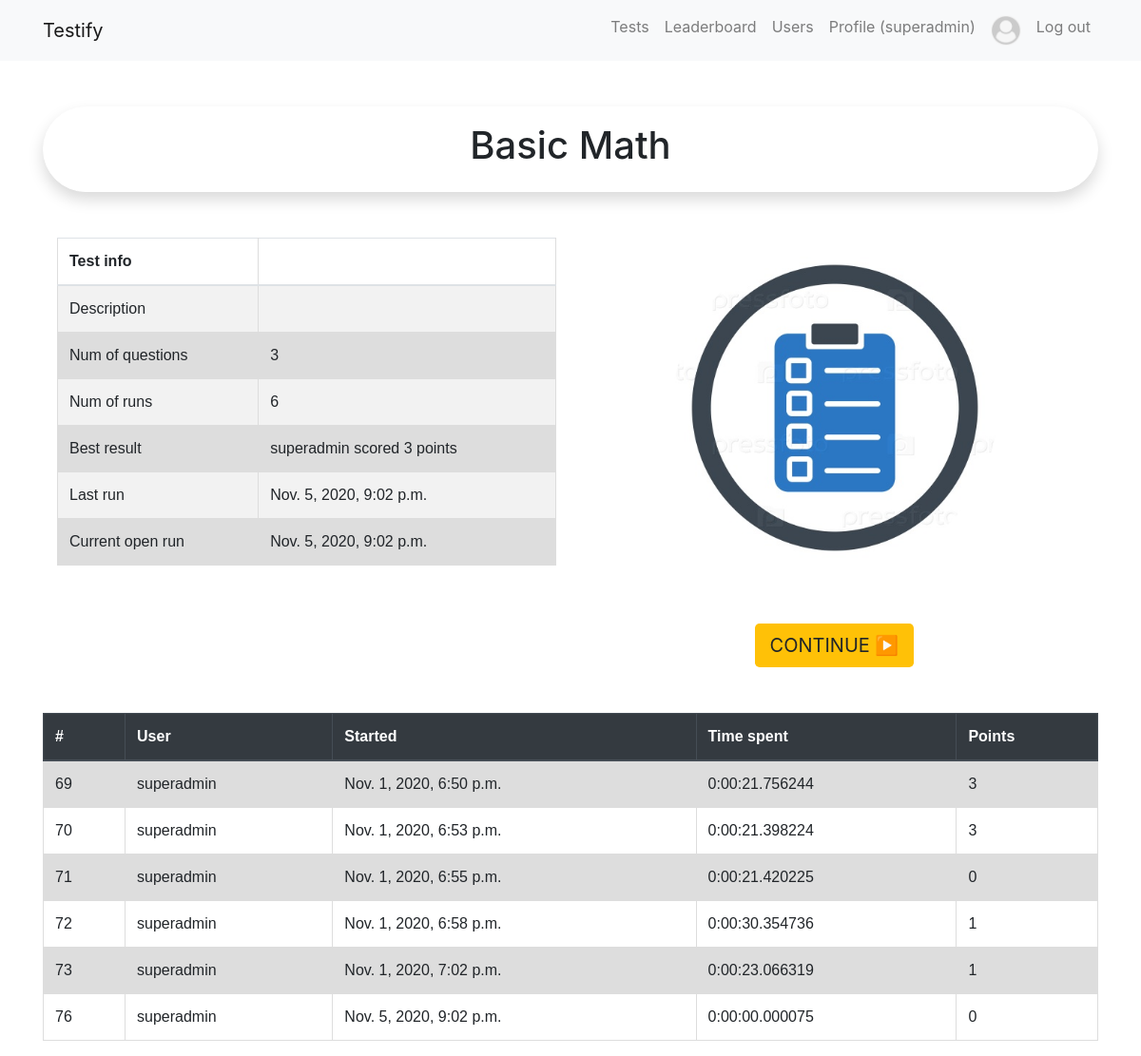
Page /testify/1/ (signed in) on the committed database.
### accounts/models.py (models this page shows, shortened)
class User(AbstractUser):
    image = models.ImageField(null=True, default='default.jpg', upload_to='pics/')
    interests = models.CharField(max_length=128, null=True, blank=True)
    birth_date = models.DateField(null=True, blank=True)
    rating = models.SmallIntegerField(null=True, blank=True)

### testify/models.py (models this page shows, shortened)
class Test(models.Model):
    QUESTION_MIN_LIMIT = 3
    QUESTION_MAX_LIMIT = 20
    class LEVEL_CHOICES(models.IntegerChoices):
        BASIC = 0, "Basic"
        MIDDLE = 1, "Middle"
        ADVANCED = 2, "Advanced"
    topic = models.ForeignKey(to=Topic, related_name='tests', null=True, on_delete=models.SET_NULL)
    title = models.CharField(max_length=64)
    description = models.TextField(max_length=1024, null=True, blank=True)
    level = models.PositiveSmallIntegerField(choices=LEVEL_CHOICES.choices, default=LEVEL_CHOICES.MIDDLE)
    image = models.ImageField(default='default.png', upload_to='covers')
    def __str__(self):
        return f'{self.title}'

class TestResult(BaseModel):
    class STATE(models.IntegerChoices):
        NEW = 0, "New"
        FINISHED = 1, "Finished"
    user = models.ForeignKey(to=User, related_name='test_results', on_delete=models.CASCADE)
    test = models.ForeignKey(to=Test, related_name='test_results', on_delete=models.CASCADE)
    state = models.PositiveSmallIntegerField(default=STATE.NEW, choices=STATE.choices)
    num_correct_answers = models.PositiveSmallIntegerField(
        default=0,
        validators=[MaxValueValidator(Test.QUESTION_MAX_LIMIT)]
    )
    num_incorrect_answers = models.PositiveSmallIntegerField(
        default=0,
        validators=[MaxValueValidator(Test.QUESTION_MAX_LIMIT)]
    )
    current_order_number = models.PositiveSmallIntegerField(
        validators=[MinValueValidator(1), MaxValueValidator(Test.QUESTION_MAX_LIMIT)])
    def points(self):
        return max(0, self.num_correct_answers - self.num_incorrect_answers)
    def time_spent(self):
        return self.write_date - self.create_date
    @classmethod
    def current_unfinished_run(cls, user, test_id):
        qs = cls.objects.filter(
            user=user,
            state=cls.STATE.NEW,
            test=test_id,
        )
        return qs.first() if qs.count() else None
    @staticmethod
    def best_result(test_id):
        queryset = TestResult.objects.filter(test=test_id)
        if queryset.count() > 0:
            obj = queryset.extra(select={
                'points': 'num_correct_answers - num_incorrect_answers', 'duration': 'write_date - create_date'},
                order_by=['-points', 'duration'])[0]
            result = f'{obj.user} scored {obj.num_correct_answers} points'
            return result
        else:
            result = 'No one has done this test yet'
            return result
    @staticmethod
    def last_run(test_id):
        if TestResult.objects.filter(test=test_id).count() > 0:
            ob = TestResult.objects.filter(test=test_id).order_by('-write_date').first()
            result = ob.write_date
            return result
        else:
            result = 'No one has run this test yet'
            return result

### testify/views.py (the view)
# urls.py: path('<int:id>/', TestDetailView.as_view(), name='details'),
class TestDetailView(LoginRequiredMixin, DetailView):
    model = Test
    template_name = 'details.html'
    context_object_name = 'test'
    pk_url_kwarg = 'id'
    def get_context_data(self, **kwargs):
        context = super().get_context_data(**kwargs)
        test_id = self.kwargs['id']
        all_results = TestResult.objects.filter(test=test_id)
        context['all_results'] = all_results
        context['best_result'] = TestResult.best_result(test_id)
        context['last_run'] = TestResult.last_run(test_id)
        context['current_unfinished_run'] = TestResult.current_unfinished_run(
            user=self.request.user,
            test_id=test_id,
        )
        return context

### testify/templates/details.html
{% extends 'base.html' %}
{% block header %}
    <h1>{{ test }}</h1>
{% endblock %}
{% block content %}
    <div class="container">
        <div class="row">
            <div class="col-sm">
                  <table class="table table-striped">
                    <thead>
                      <tr>
                        <th>Test info</th>
                        <th></th>
                      </tr>
                    </thead>
                    <tbody>
                      <tr>
                        <td>Description</td>
                        <td>{{ test.description }}</td>
                      </tr>
                      <tr>
                        <td>Num of questions</td>
                        <td>{{ test.questions.count }}</td>
                      </tr>
                      <tr>
                        <td>Num of runs</td>
                        <td>{{ test.test_results.count }}</td>
                      </tr>
                      <tr>
                        <td>Best result</td>
                        <td>{{ best_result }}</td>
                      </tr>
                      <tr>
                        <td>Last run</td>
                        <td>{{ last_run }}</td>
                      </tr>
                      {% if current_unfinished_run %}
                      <tr>
                        <td>Current open run</td>
                        <td>{{ current_unfinished_run.create_date }}</td>
                      </tr>
                      {% endif %}
                    </tbody>
                  </table>
            </div>
            <div class="col-sm">
                <div class="d-flex justify-content-center">
                    <img class="rounded-circle p-1 m-1" width="350" height="350"  src="{{ test.image.url }}">
                </div>
                {% if current_unfinished_run %}
                    <div class="d-flex justify-content-center mt-5 mb-5" >
                            <a href="{% url 'tests:start' id=test.id %}" type="button" class="btn-lg btn-warning">CONTINUE ▶️</a>
                    </div>
                {% else %}
                <div class="d-flex justify-content-center mt-5 mb-5" >
                        <a href="{% url 'tests:start' id=test.id %}" type="button" class="btn-lg btn-success">START ▶️</a>
                </div>
                {% endif %}
            </div>
        </div>
    </div>
{% if last_run != 'No one has run this test yet' %}
<table class="table table-striped">
    <thead class="thead-dark">
        <tr>
            <th>#</th>
            <th>User</th>
            <th>Started</th>
            <th>Time spent</th>
            <th>Points</th>
        </tr>
    {% for result in all_results %}
        <tr>
            <td>{{ result.id }}</td>
            <td>{{ result.user }}</td>
            <td>{{ result.write_date }}</td>
            <td>{{ result.time_spent }}</td>
            <td>{{ result.points }}</td>
        </tr>
    {% endfor %}
</table>
{% endif %}
{% endblock %}

### templates/base.html (shortened to what this page needs)
<!DOCTYPE html>
<html lang="en">
<head>
<link rel="stylesheet" href="https://stackpath.bootstrapcdn.com/bootstrap/4.5.2/css/bootstrap.min.css"
>
</head>
<body>
{%url 'tests:list' as List %}
{%url 'accounts:leaderboard' as Leaderboard %}
{%url 'accounts:users' as Users %}
{%url 'accounts:profile' as Profile %}
{%url 'accounts:register' as Register %}
{%url 'accounts:login' as Login %}
<nav class="navbar navbar-expand-lg navbar-light bg-light">
    <div class="container">
      <a class="navbar-brand" href="{% url 'core:index' %}">Testify</a>
      <div class="collapse navbar-collapse" id="navbarSupportedContent">
            <ul class="navbar-nav ">
                {% if user.is_authenticated %}
                <li class="nav-item {% if request.path == List %} active {% endif %}">
                    <a class="nav-link" href="{% url 'tests:list' %}">Tests</a>
                </li>
                <li class="nav-item {% if request.path == Leaderboard %} active {% endif %}">
                    <a class="nav-link" href="{% url 'accounts:leaderboard' %}">Leaderboard</a>
                </li>
                <li class="nav-item {% if request.path == Users %} active {% endif %}">
                    <a class="nav-link" href="{% url 'accounts:users' %}">Users</a>
                </li>
                <li class="nav-item {% if request.path == Profile %} active {% endif %}">
                    <a class="nav-link" href="{% url 'accounts:profile' %}">Profile ({{ user.username }})</a>
                </li>
                <li class="img-circle.vert">
                    <img class="rounded-circle p-1 m-1" width="40" height="40" src=" {{ user.image.url }} ">
                </li>
                <li class="nav-item">
                    <a class="nav-link" href="{% url 'accounts:logout' %}">Log out</a>
                </li>
                {% endif %}
            </ul>
      </div>
    </div>
</nav>
<div class="container">
    <div class="border border-white rounded-pill shadow p-3 mb-5 mt-5 bg-white rounded text-center">
        {% block header %}{% endblock %}
    </div>
    {% block content %}
    {% endblock %}
</div>
</body>
</html>

### templates/base.html (style rules this page uses)
table { font-family: arial, sans-serif; border-collapse: collapse; width: 100%; }
td, th { border: 1px solid #dddddd; text-align: left; padding: 8px; }
tr:nth-child(even) { background-color: #dddddd; }

### rows in the picture
User: username "superadmin", image (placeholder picture)
Test: title "Basic Math", questions.count "3", test_results.count "6", image (picture)
TestResult: write_date "Nov. 5, 2020, 9:02 p.m.", create_date "Nov. 5, 2020, 9:02 p.m.", id "76", user "superadmin", time_spent "0:00:00.000075", points "0"
TestResult: id "69", user "superadmin", write_date "Nov. 1, 2020, 6:50 p.m.", time_spent "0:00:21.756244", points "3"
TestResult: id "70", user "superadmin", write_date "Nov. 1, 2020, 6:53 p.m.", time_spent "0:00:21.398224", points "3"
TestResult: id "71", user "superadmin", write_date "Nov. 1, 2020, 6:55 p.m.", time_spent "0:00:21.420225", points "0"
TestResult: id "72", user "superadmin", write_date "Nov. 1, 2020, 6:58 p.m.", time_spent "0:00:30.354736", points "1"
TestResult: id "73", user "superadmin", write_date "Nov. 1, 2020, 7:02 p.m.", time_spent "0:00:23.066319", points "1"

### other values in the picture
{{ best_result }} "superadmin scored 3 points"
